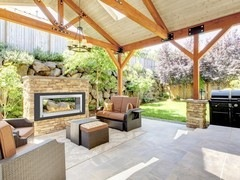
#> input picture SLIC/1.jpg, 240 x 180 px
$ python slic_v2.py 1.jpg   (Python 2 division)   (older library calls are emulated)
#> lines starting #> are read from the running program, lines starting #| are printed output that depends on the picture; after the words box and inside, x2 and y2 are one past the last pixel; in counts of white or black regions, pixels touching at a corner belong together
import numpy as np
import sys
import time

import cv2
from skimage import io, color

class SLIC:
    def __init__(self, img, step, nc):
        self.img = img
        self.height, self.width = img.shape[:2]
        self._convertToLAB()
        self.step = step
        self.nc = nc
        self.ns = step
        self.FLT_MAX = 1000000
        self.ITERATIONS = 10

    def _convertToLAB(self):
        try:
            import cv2
            self.labimg = color.rgb2lab(img)
	    #print(self.labimg)
        except ImportError:
            self.labimg = np.copy(self.img)
            for i in xrange(self.labimg.shape[0]):
                for j in xrange(self.labimg.shape[1]):
                    rgb = self.labimg[i, j]
                    self.labimg[i, j] = self._rgb2lab(tuple(reversed(rgb)))


    # [52 lines left out: function _rgb2lab, not called in this run]

    def generateSuperPixels(self):
        self._initData()
        indnp = np.mgrid[0:self.height,0:self.width].swapaxes(0,2).swapaxes(0,1)
        for i in range(self.ITERATIONS):
            self.distances = self.FLT_MAX * np.ones(self.img.shape[:2])
            for j in xrange(self.centers.shape[0]):
                xlow, xhigh = int(self.centers[j][3] - self.step), int(self.centers[j][3] + self.step)
                ylow, yhigh = int(self.centers[j][4] - self.step), int(self.centers[j][4] + self.step)

                if xlow <= 0:
                    xlow = 0
                if xhigh > self.width:
                    xhigh = self.width
                if ylow <=0:
                    ylow = 0
                if yhigh > self.height:
                    yhigh = self.height

                cropimg = self.labimg[ylow : yhigh , xlow : xhigh]
                colordiff = cropimg - self.labimg[self.centers[j][4], self.centers[j][3]]
                colorDist = np.sqrt(np.sum(np.square(colordiff), axis=2))

                yy, xx = np.ogrid[ylow : yhigh, xlow : xhigh]
                pixdist = ((yy-self.centers[j][4])**2 + (xx-self.centers[j][3])**2)**0.5
                dist = ((colorDist/self.nc)**2 + (pixdist/self.ns)**2)**0.5

                distanceCrop = self.distances[ylow : yhigh, xlow : xhigh]
                idx = dist < distanceCrop
                distanceCrop[idx] = dist[idx]
                self.distances[ylow : yhigh, xlow : xhigh] = distanceCrop
                self.clusters[ylow : yhigh, xlow : xhigh][idx] = j

            for k in xrange(len(self.centers)):
                idx = (self.clusters == k)
                colornp = self.labimg[idx]
                distnp = indnp[idx]
                self.centers[k][0:3] = np.sum(colornp, axis=0)
                sumy, sumx = np.sum(distnp, axis=0)
                self.centers[k][3:] = sumx, sumy
                self.centers[k] /= np.sum(idx)
		#print(self.centers[k])
	#print(len(self.centers))


    def _initData(self):
        self.clusters = -1 * np.ones(self.img.shape[:2])
        self.distances = self.FLT_MAX * np.ones(self.img.shape[:2])

        centers = []
        for i in xrange(self.step, self.width - self.step/2, self.step):
            for j in xrange(self.step, self.height - self.step/2, self.step):

                nc = self._findLocalMinimum(center=(i, j))
                color = self.labimg[nc[1], nc[0]]
                center = [int(color[0]), int(color[1]), int(color[2]), int(nc[0]), int(nc[1])]

                centers.append(center)
        self.center_counts = np.zeros(len(centers))
        self.centers = np.array(centers)
	#print(len(self.centers))

    def createConnectivity(self):
        label = 0
        adjlabel = 0
        lims = self.width * self.height / self.centers.shape[0]
        dx4 = [-1, 0, 1, 0]
        dy4 = [0, -1, 0, 1]
        new_clusters = -1 * np.ones(self.img.shape[:2]).astype(np.int64)
        elements = []

        for i in xrange(self.width):
            for j in xrange(self.height):
                if new_clusters[j, i] == -1:
                    elements = []
                    elements.append((j, i))
                    for dx, dy in zip(dx4, dy4):
                        x = elements[0][1] + dx
                        y = elements[0][0] + dy
                        if (x>=0 and x < self.width and
                            y>=0 and y < self.height and
                            new_clusters[y, x] >=0):
                            adjlabel = new_clusters[y, x]
                count = 1
                c = 0
                while c < count:
                    for dx, dy in zip(dx4, dy4):
                        x = elements[c][1] + dx
                        y = elements[c][0] + dy

                        if (x>=0 and x<self.width and y>=0 and y<self.height):
                            if new_clusters[y, x] == -1 and self.clusters[j, i] == self.clusters[y, x]:
                                elements.append((y, x))
                                new_clusters[y, x] = label
				#print(label)
                                count+=1
                    c+=1
                if (count <= lims >> 2):
                    for c in range(count):
                        new_clusters[elements[c]] = adjlabel
                    label-=1
                label+=1
        self.new_clusters = new_clusters
	#print(new_clusters)


    def displayContours(self, color):
        dx8 = [-1, -1, 0, 1, 1, 1, 0, -1]
        dy8 = [0, -1, -1, -1, 0, 1, 1, 1]

        isTaken = np.zeros(self.img.shape[:2], np.bool)
        contours = []

        for i in xrange(self.width):
            for j in xrange(self.height):
                nr_p = 0
                for dx, dy in zip(dx8, dy8):
                    x = i + dx
                    y = j + dy
                    if x>=0 and x < self.width and y>=0 and y < self.height:
                        if isTaken[y, x] == False and self.clusters[j, i] != self.clusters[y, x]:
                            nr_p += 1

                if nr_p >= 2:
                    isTaken[j, i] = True
                    contours.append([j, i])

        for i in xrange(len(contours)):
            self.img[contours[i][0], contours[i][1]] = color

        return contours

    def _findLocalMinimum(self, center):
        min_grad = self.FLT_MAX
        loc_min = center

        for i in xrange(center[0] - 1, center[0] + 2):
            for j in xrange(center[1] - 1, center[1] + 2):
                c1 = self.labimg[j+1, i]
                c2 = self.labimg[j, i+1]
                c3 = self.labimg[j, i]

                if ((c1[0] - c3[0])**2)**0.5 + ((c2[0] - c3[0])**2)**0.5 < min_grad:
                    min_grad = abs(c1[0] - c3[0]) + abs(c2[0] - c3[0])
                    loc_min = [i, j]
        return loc_min

t_start = time.time()
img = cv2.imread(sys.argv[1])
#> img is the input picture: shape (180, 240, 3); mean B, G, R 140.8, 167, 180.3

nr_superpixels = int(50)
nc = int(5) #number of clusters
step = int((img.shape[0]*img.shape[1]/nr_superpixels)**0.5)
#> step = 29

slic = SLIC(img, step, nc)
#> in _convertToLAB, `self.labimg = color.rgb2lab(img)`: self.labimg: shape (180, 240, 3) float64; mean of channels 0, 1, 2 66.6, -4.8, -9.7
slic.generateSuperPixels()
#> after the loop in _initData, `for i in xrange(self.step, self.width - self.step/2, self.step):`: centers = 35 items, first 6: [91, 0, 0, 29, 29], [89, -10, -1, 28, 57], [83, -6, -12, 28, 88], [74, -11, -13, 30, 115], [78, 0, -10, 29, 144], [57, 0, -32, 57, 29]
#> in _initData, `self.center_counts = np.zeros(len(centers))`: self.center_counts = 35 values from 0 to 0
#> in _initData, `self.centers = np.array(centers)`: self.centers = 35 rows, first 6: [91, 0, 0, 29, 29], [89, -10, -1, 28, 57], [83, -6, -12, 28, 88], [74, -11, -13, 30, 115], [78, 0, -10, 29, 144], [57, 0, -32, 57, 29]
#> after the loop in generateSuperPixels, `for i in range(self.ITERATIONS):`:
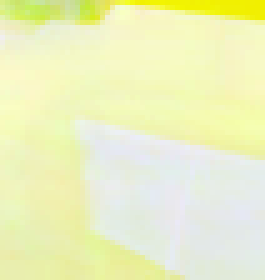
#> colordiff: shape (56, 53, 3) float64 (shown 5 times larger); mean B, G, R -16.47, 3.29, 1.33; drawn with min black and max white
#> after the loop in generateSuperPixels, `for i in range(self.ITERATIONS):`:
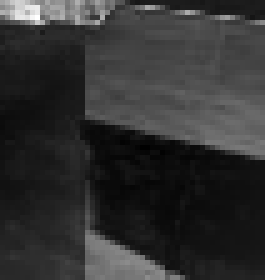
#> distanceCrop: shape (56, 53) float64 (shown 5 times larger); min 0, max 12.91, mean 2.53; drawn with min black and max white
#> after the loop in generateSuperPixels, `for i in range(self.ITERATIONS):`:
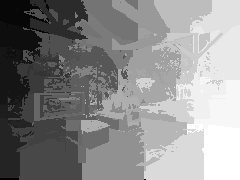
#> self.clusters: shape (180, 240) float64; min -1, max 34, mean 18.1; drawn with min black and max white
#> after the loop in generateSuperPixels, `for i in range(self.ITERATIONS):`:
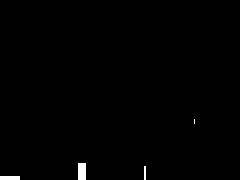
#> self.distances: shape (180, 240) float64; min 0, max 1000000, mean 5766.8; drawn with min black and max white
#> after the loop in generateSuperPixels, `for i in range(self.ITERATIONS):`: self.centers = 35 rows, first 6: [77, -5, -19, 18, 12], [87, -1, 2, 17, 38], [76, -20, -5, 12, 76], [51, -23, -6, 10, 110], [49, -1, -18, 10, 147], [59, -2, -28, 60, 17]
slic.createConnectivity()
#> after the loop in createConnectivity, `for i in xrange(self.width):`:
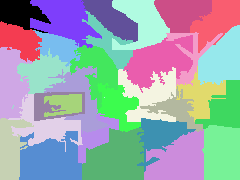
#> new_clusters: shape (180, 240) int64; 31 distinct labels, from 0 to 30; one colour per label, 0 black
slic.displayContours([0, 0, 255])
#> after the loop in displayContours, `for i in xrange(self.width):`:
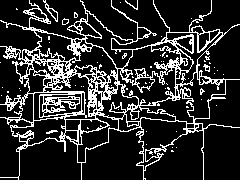
#> isTaken: shape (180, 240) bool; 17.9% white in thin lines or dots
#> after the loop in displayContours, `for i in xrange(len(contours)):`:
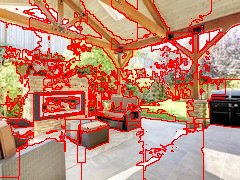
#> self.img: shape (180, 240, 3); 17.93% of pixels changed, all inside (x1, y1, x2, y2) = (0, 0, 240, 180)

t_elapsed = time.time() - t_start

print 'Image Size(',img.shape[0], ',' , img.shape[1],')'
#| Image Size( 180 , 240 )
print 'Time taken = ', t_elapsed, 'seconds'

cv2.imshow("superpixels", slic.img)
cv2.waitKey(0)
cv2.imwrite("SLICimg.jpg", slic.img)
cv2.destroyAllWindows()


# [4 lines of commented-out code are left out]

$ run again, on SLIC/3.jpg
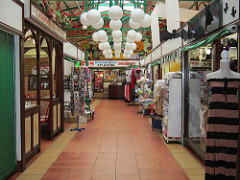
#> input picture SLIC/3.jpg, 240 x 180 px
#> img is the input picture: shape (180, 240, 3); mean B, G, R 87.1, 103.2, 119.1
#> self.labimg: shape (180, 240, 3) float64; mean of channels 0, 1, 2 42.2, -0.9, -10.6
#> after the loop in _initData, `for i in xrange(self.step, self.width - self.step/2, self.step):`: centers = 35 items, first 6: [37, 6, -16, 28, 29], [23, -1, -21, 30, 58], [9, -2, -12, 28, 87], [49, 0, -19, 28, 117], [50, -4, -20, 28, 146], [55, -3, -14, 59, 30]
#> self.center_counts = 35 values from 0 to 0
#> in _initData, `self.centers = np.array(centers)`: self.centers = 35 rows, first 6: [37, 6, -16, 28, 29], [23, -1, -21, 30, 58], [9, -2, -12, 28, 87], [49, 0, -19, 28, 117], [50, -4, -20, 28, 146], [55, -3, -14, 59, 30]
#> after the loop in generateSuperPixels, `for i in range(self.ITERATIONS):`: self.centers = 35 rows, first 6: [69, -3, -2, 15, 14], [19, -2, -8, 27, 41], [39, -15, 18, 10, 83], [18, 1, -13, 35, 120], [27, -13, 11, 8, 143], [40, 0, -18, 54, 16]
#> after the loop in displayContours, `for i in xrange(self.width):`:
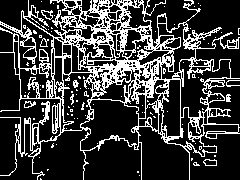
#> isTaken: shape (180, 240) bool; 23.5% white in thin lines or dots
#> after the loop in displayContours, `for i in xrange(len(contours)):`:
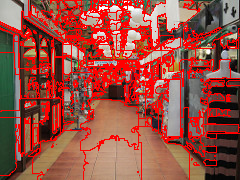
#> self.img: shape (180, 240, 3); mean B, G, R 66.6, 79.1, 152.1
#| Image Size( 180 , 240 )

$ run again, on SLIC/4.jpg
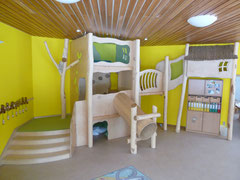
#> input picture SLIC/4.jpg, 240 x 180 px
#> img is the input picture: shape (180, 240, 3); mean B, G, R 104.3, 146.6, 156.5
#> self.labimg: shape (180, 240, 3) float64; mean of channels 0, 1, 2 58.7, -8.3, -8.7
#> after the loop in _initData, `for i in xrange(self.step, self.width - self.step/2, self.step):`: centers = 35 items, first 6: [40, -14, -22, 29, 29], [64, -33, -14, 30, 58], [58, -30, -14, 29, 88], [47, -24, -14, 28, 116], [48, -8, -14, 28, 146], [46, -17, -21, 59, 29]
#> self.center_counts = 35 values from 0 to 0
#> in _initData, `self.centers = np.array(centers)`: self.centers = 35 rows, first 6: [40, -14, -22, 29, 29], [64, -33, -14, 30, 58], [58, -30, -14, 29, 88], [47, -24, -14, 28, 116], [48, -8, -14, 28, 146], [46, -17, -21, 59, 29]
#> after the loop in generateSuperPixels, `for i in range(self.ITERATIONS):`: self.centers = 35 rows, first 6: [41, -13, -23, 28, 16], [69, -36, -13, 17, 50], [49, -26, -13, 16, 111], [22, -4, -18, 8, 107], [50, -10, -11, 21, 154], [45, -6, -21, 70, 18]
#> after the loop in displayContours, `for i in xrange(self.width):`:
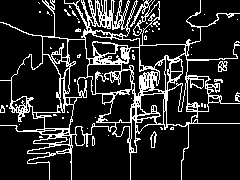
#> isTaken: shape (180, 240) bool; 15.9% white in thin lines or dots
#> after the loop in displayContours, `for i in xrange(len(contours)):`:
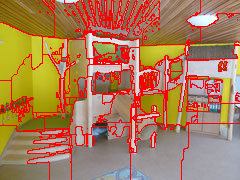
#> self.img: shape (180, 240, 3); 15.91% of pixels changed, all inside (x1, y1, x2, y2) = (0, 0, 240, 180)
#| Image Size( 180 , 240 )

$ run again, on SLIC/5.jpg
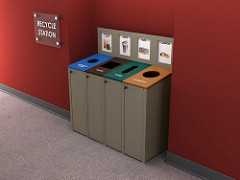
#> input picture SLIC/5.jpg, 240 x 180 px
#> img is the input picture: shape (180, 240, 3); mean B, G, R 65.8, 70.3, 116.8
#> self.labimg: shape (180, 240, 3) float64; mean of channels 0, 1, 2 31.6, 13.9, -26.9
#> after the loop in _initData, `for i in xrange(self.step, self.width - self.step/2, self.step):`: centers = 35 items, first 6: [24, 29, -51, 30, 28], [24, 30, -53, 29, 57], [22, 30, -51, 28, 86], [54, 4, -11, 28, 115], [52, 3, -9, 29, 144], [33, 11, -25, 57, 30]
#> self.center_counts = 35 values from 0 to 0
#> in _initData, `self.centers = np.array(centers)`: self.centers = 35 rows, first 6: [24, 29, -51, 30, 28], [24, 30, -53, 29, 57], [22, 30, -51, 28, 86], [54, 4, -11, 28, 115], [52, 3, -9, 29, 144], [33, 11, -25, 57, 30]
#> after the loop in generateSuperPixels, `for i in range(self.ITERATIONS):`: self.centers = 35 rows, first 6: [28, 32, -57, 22, 16], [36, 39, -69, 5, 49], [27, 33, -58, 19, 65], [60, 4, -13, 10, 111], [52, 3, -10, 16, 157], [40, 8, -22, 46, 29]
#> after the loop in displayContours, `for i in xrange(len(contours)):`:
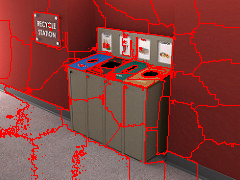
#> self.img: shape (180, 240, 3); 10.14% of pixels changed, all inside (x1, y1, x2, y2) = (0, 0, 240, 180)
#| Image Size( 180 , 240 )
